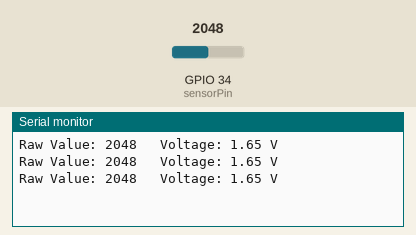
The sketch below on a simulated ESP32. Parts: the last lines printed to the serial monitor. The test bench sets the inputs (shaded band); at power-on: GPIO 34 (sensorPin) = 2048.

Above: at 1.3 s.
1.4 s: GPIO 34 (sensorPin) set to 2866
At 1.9 s:
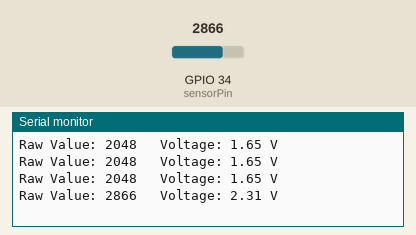
2.9 s: GPIO 34 (sensorPin) set to 3603
At 3.4 s:
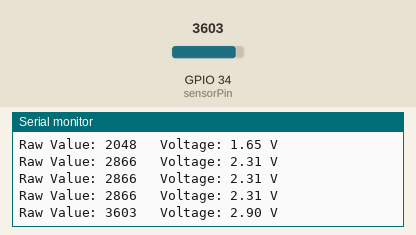
Timing chart, 0 to 5.9 s (numbered marks = the images above; inputs shaded):
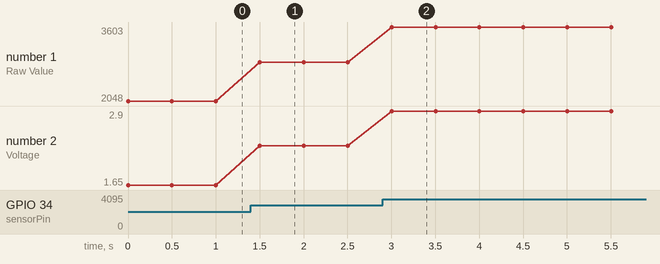

The sketch:

Day4_Voltage_Reading.ino
```cpp
const int sensorPin = 34;

void setup() {
  Serial.begin(115200);
}

void loop() {
  int sensorValue = analogRead(sensorPin);

  float voltage = sensorValue * (3.3 / 4095.0);

  Serial.print("Raw Value: ");
  Serial.print(sensorValue);

  Serial.print("   Voltage: ");
  Serial.print(voltage);

  Serial.println(" V");

  delay(500);
}
```

Measured:
- after the input at 1.4 s, the serial monitor: prints a new line after 0.10 s (image 1)
- after the input at 2.9 s, the serial monitor: prints a new line after 0.10 s (image 2)
- plotted number 1: 2048 → 2866 after the input at 1.4 s, 2866 → 3603 after the input at 2.9 s
- plotted number 2: 1.65 → 2.31 after the input at 1.4 s, 2.31 → 2.9 after the input at 2.9 s
